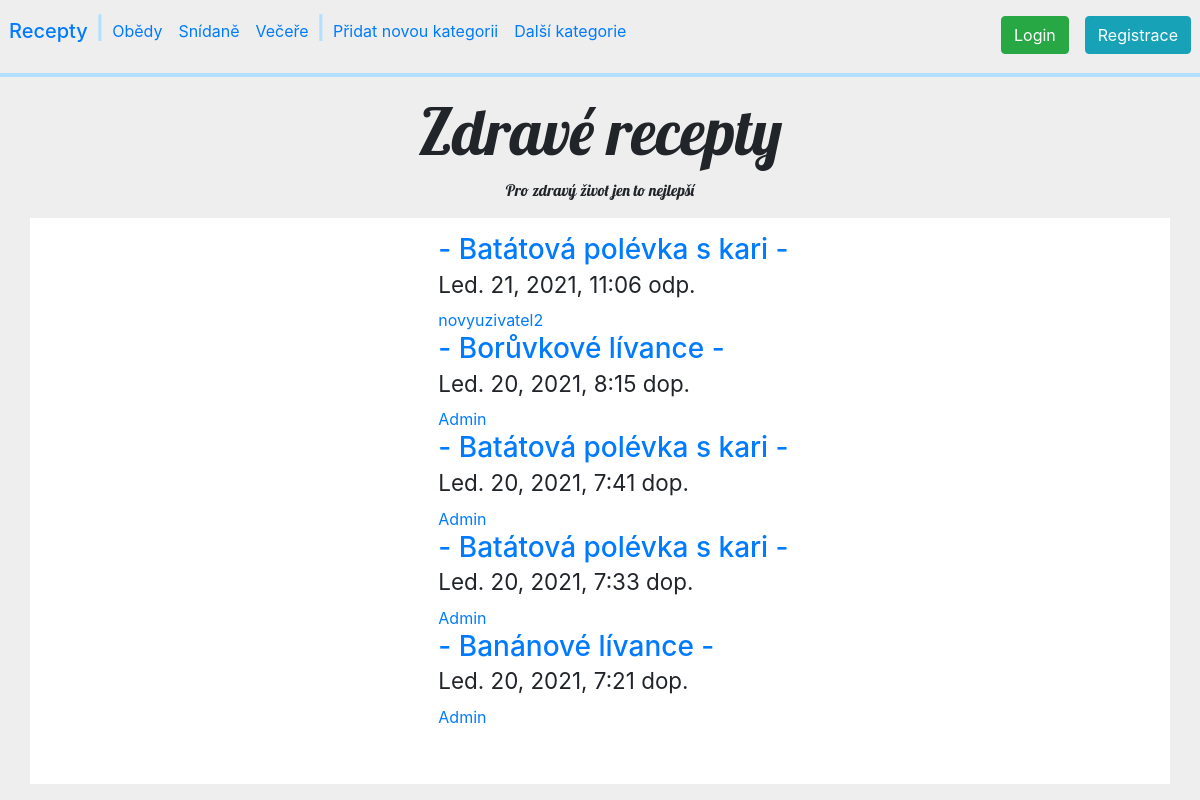
The page / on the database its author committed.
### recipes/models.py (models this page shows, shortened)
class Cat(models.Model):
    Cat_Name = models.CharField(max_length=60, unique=True)
    Cat_Description = models.TextField(blank=True)

class Recipe(models.Model):
    Recipe_Author = models.ForeignKey('auth.User', on_delete=models.CASCADE)
    Recipe_Title = models.CharField(max_length=60)
    Recipe_Ingredients = models.TextField()
    Recipe_Description = models.TextField()
    Recipe_Info = models.TextField()
    Recipe_Cat = models.ForeignKey('recipes.Cat', on_delete=models.CASCADE)
    Recipe_Img = models.ImageField(upload_to='../media', blank=True)
    Recipe_Date = models.DateTimeField(default=timezone.now)
    Recipe_note = models.TextField(blank=True)

### recipes/views.py (the view)
# urls.py: path('', views.index, name='index'),
def index(request):
    return render(request, '../templates/main.html', {'recipes': recepty, 'categories': kategorie})

### templates/main.html (shortened to what this page needs)
{% extends 'base.html' %}
{% block content %}
	{% for recipe in recipes %}
	<div class="row">
		<div class="col-md-4 text-center">
		</div>
		<div class="col-md-8">
			<h3>
				<a href="/recipe/{{ recipe.pk }}">- {{ recipe.Recipe_Title }} -</a><br>
				<small>{{ recipe.Recipe_Date }}</small>
			</h3>
			<a href="#">{{ recipe.Recipe_Author }}</a>
		</div>
	</div>
	{% endfor %}
{% endblock %}

### templates/base.html (shortened to what this page needs)
{% load static %}
<!doctype html>
<html class="no-js" lang="cs">
    <head>
      <link rel="stylesheet" href="http://dhbhdrzi4tiry.cloudfront.net/cdn/sites/foundation.min.css">
      <link rel="stylesheet" href="https://maxcdn.bootstrapcdn.com/bootstrap/4.0.0/css/bootstrap.min.css"
>
    </head>
    <body style="background-color:#EEE;">
     <div class="callout large primary" style="margin-bottom:0px;">
      <nav class="navbar navbar-expand-lg">
        <div class="navbar-collapse row" id="navbarNav">
        <ul class="navbar-nav">
            <div class="navbar-header">
                <a class="nav-link" href="/"><h5>Recepty</h5></a>
            </div>
            <li class="nav-item">
                <span style="font-size: 1.4em; font-weight: bold; color:#B3E0FF"> | </span>
            </li>
            {% for category in categories %}
                <li class="nav-item">
                    <a class="nav-link" href="/catdetails/{{ category.pk }}">{{ category.Cat_Name }}</a>
                </li>
            {% endfor %}
            <li class="nav-item">
                <span style="font-size: 1.4em; font-weight: bold; color:#B3E0FF"> | </span>
            </li>
            <li class="nav-item">
                <a class="nav-link" href="/addcat">Přidat novou kategorii</a>
            </li>
            <li>
                <a class="nav-link" href="/catlist">Další kategorie</a>
            </li>
        </ul>
        </div>
        <div class="navbar-nav navbar-right row">
          <ul class="navbar-nav">
               {% if user.is_authenticated %}
                      <li class="nav-item">
                            <a class="nav-link" href="/profile">Profil</a>
                        </li>
              <li class="nav-item">
                            <a class="nav-link" href="/logout">Odhlásit</a>
                        </li>
                       {% else %}
              <li class="nav-item">
          <a class="nav-link" href="/login"><button class="btn btn-success">Login</button></a>
              </li>
              <li class="nav-item">
          <a class="nav-link nav justify-content-end" href="/register">
              <button class="btn btn-info">Registrace</button></a>
              </li>
              {% endif %}
          </ul>
        </div>
    </nav>
    <hr style="border: 2px solid #B3E0FF; margin-top: 0.2em;">
      <div class="text-center">
        <h1 style="font-family: Lobster; font-size:4em;">Zdravé recepty</h1>
        <p class="subheader text-center" style="font-family: Lobster">
            Pro zdravý život jen to nejlepší</p>
      </div>
    </div>
    <main class="container" style="background-color:white; padding:55px; padding-top:15px;">
          <div class="blog-post">
                {% block content %}
                {% endblock %}
          </div>
    </main>
  </body>
</html>

### rows shown on the page
Cat: Cat_Name "Obědy"
Cat: Cat_Name "Snídaně"
Cat: Cat_Name "Večeře"
Recipe: Recipe_Title "Batátová polévka s kari", Recipe_Date "Led. 21, 2021, 11:06 odp.", Recipe_Author "novyuzivatel2"
Recipe: Recipe_Title "Borůvkové lívance", Recipe_Date "Led. 20, 2021, 8:15 dop.", Recipe_Author "Admin"
Recipe: Recipe_Title "Batátová polévka s kari", Recipe_Date "Led. 20, 2021, 7:41 dop.", Recipe_Author "Admin"
Recipe: Recipe_Title "Batátová polévka s kari", Recipe_Date "Led. 20, 2021, 7:33 dop.", Recipe_Author "Admin"
Recipe: Recipe_Title "Banánové lívance", Recipe_Date "Led. 20, 2021, 7:21 dop.", Recipe_Author "Admin"
